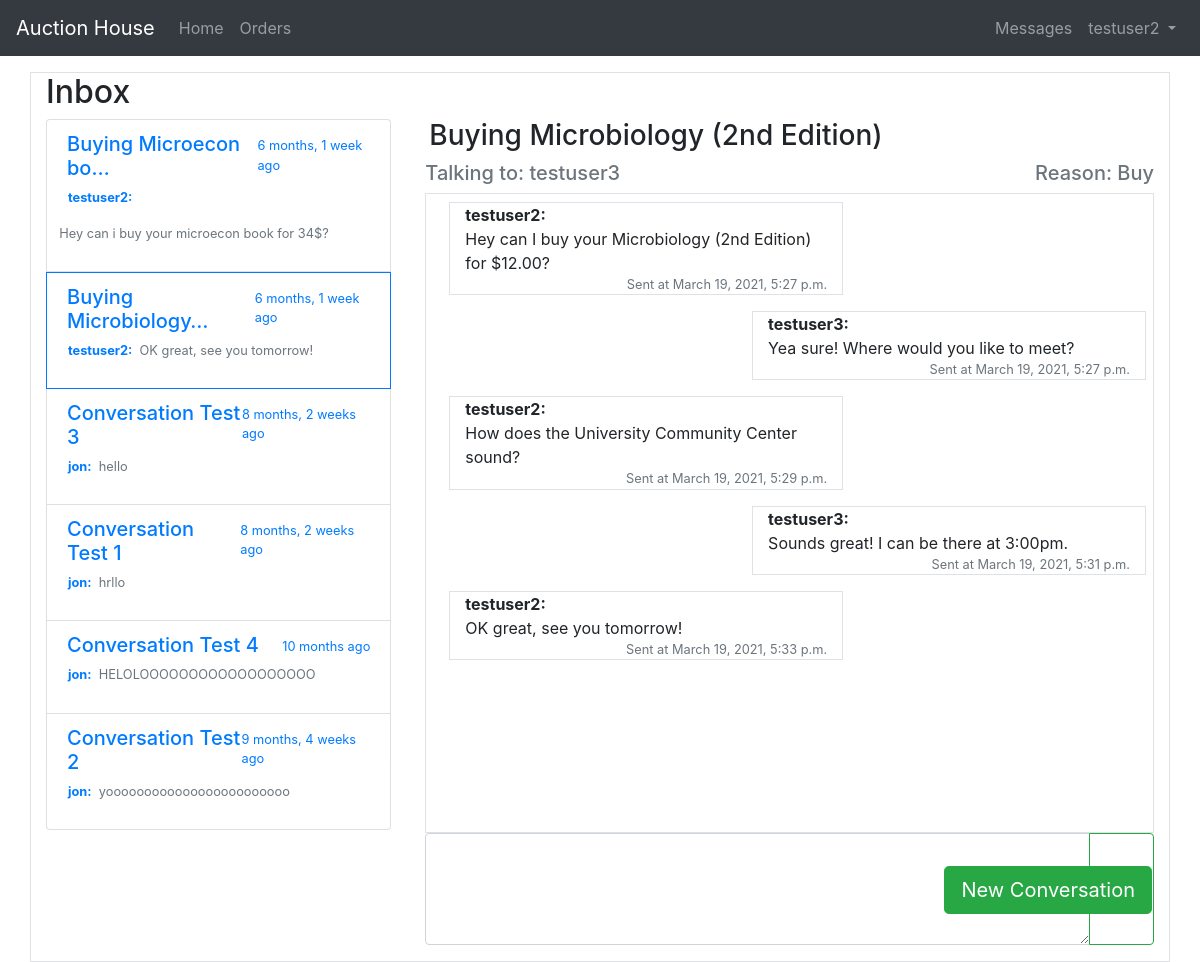
The app's page /messages/inbox/19 (signed in), older data.
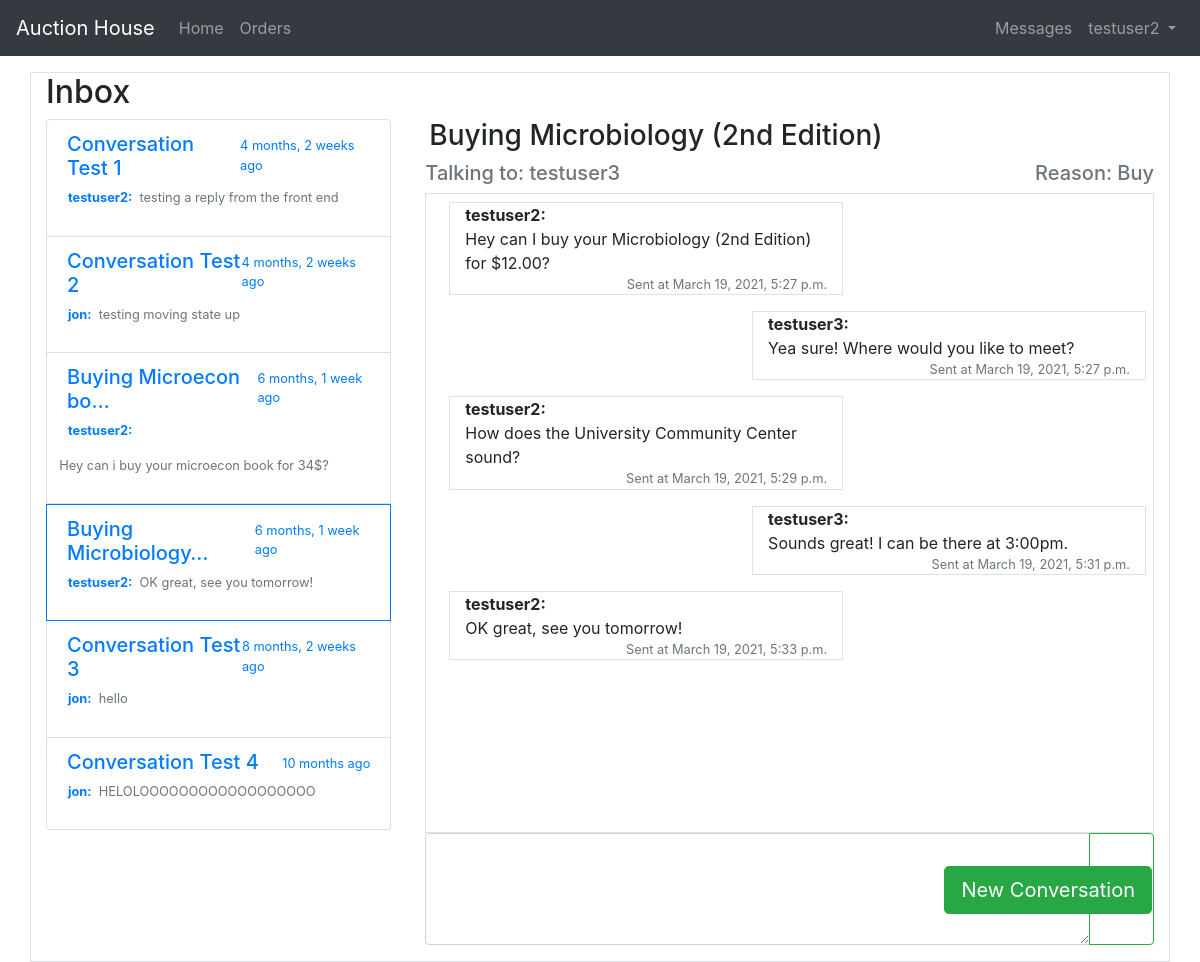
The same page, newer data.
### dmessages/models.py (models this page shows, shortened)
class Conversation(models.Model):
    reason_choices=[
        ('Buy', 'Buy'),
        ('Sell', 'Sell'),
        ('Other', 'Other')
    ]
    name = models.CharField(max_length = 50)
    created_at = models.DateTimeField(auto_now_add=True)
    created_by = models.ForeignKey(User, on_delete=models.CASCADE, related_name='created_by')
    modified_at = models.DateTimeField(auto_now=True)
    send_to = models.ForeignKey(User, on_delete=models.CASCADE, related_name='Conversation')
    reason = models.CharField(max_length=100, choices=reason_choices, default='Other')
    def last_message (self):
        return Message.objects.filter(conversation=self).last()

class Message(models.Model):
    conversation = models.ForeignKey(Conversation, on_delete=models.CASCADE, related_name='message')
    sender = models.ForeignKey(User, on_delete=models.CASCADE, related_name= 'sender')
    receiver = models.ForeignKey(User, on_delete=models.CASCADE, related_name= 'receiver')
    created_at = models.DateTimeField(auto_now_add=True)
    message = models.TextField()
    def __str__(self):
        return self.message

### dmessages/views.py (the view)
# urls.py: path('inbox/<int:pk>', inbox, name='inbox')
@login_required
def inbox(request, pk):
    queryset = Conversation.objects.filter(
        Q(created_by=request.user) |
        Q(send_to=request.user)
    ).order_by('-modified_at')
    template = 'inbox3.html'
    messages = Message.objects.all()
    convo_messages = Message.objects.filter(conversation = pk).order_by('created_at')
    last_message = convo_messages.last()
    user = request.user
    form = MessageForm()
    context = {
        'conversations': queryset,
        'messages': messages,
        'pk': pk,
        'user': user,
        'form': form,
        'last_message': last_message
    }
    if request.method == 'POST':
        form = MessageForm(request.POST)
        if form.is_valid():
            form_object = form.save(commit=False)
            form_object.conversation = Conversation.objects.get(id=pk)
            form_object.sender = request.user
            form_object.receiver = Conversation.objects.get(id=pk).send_to
            form_object.reason = 'Other'
            form_object.save()
            return render(request, template, context)
    else:
        form = MessageForm()
    return render(request, template, context)

### dmessages/forms.py
class MessageForm(ModelForm):
    class Meta:
        model = Message
        fields = ['message']

### templates/inbox3.html (shortened to what this page needs)
{% extends 'base.html' %}
{% load widget_tweaks %}
{% block content %}
<br>
<br>
<div class="container mt-4 border">
  <h2> Inbox </h2>
  <div class="row ">
    <div class="col-4 ">
      <div class="list-group pr-1" id="list-tab">
        {% for conversation in conversations %}
          <a class="list-group-item {% if conversation.id == pk %} border-primary border-top {% endif %}" id="list-home-list" href="{% url 'inbox' conversation.id %}" aria-controls="home">
            <div class="d-flex justify-content-between">
              <h5>{{conversation.name |truncatechars:20}}</h5>
              <small class="mt-1"> {{conversation.last_message.created_at|timesince}} ago</small>
            </div>
            <div class="row">
              {% if conversation.last_message %}
                <p class="font-weight-bold small ml-3"> {{conversation.last_message.sender}}:</p><p class="text-muted small">
                  &nbsp;     {{conversation.last_message}}
                </p>
            {% endif %}
          </div>
          </a>
        {% endfor %}
      </div>
    </div>
    <div class="col-8">
      <div class="tab-content" id="nav-tabContent">
        {% for conversation in conversations %}
        {% if conversation.id == pk%}
        <div class="row ml-1">
          <h3>{{conversation.name}}</h3>
        </div>
        <div class="row ">
          <div class="col">
            <h5 class="text-muted"> Talking to: {% if conversation.created_by == request.user %} {{conversation.send_to}} {% else %} {{conversation.created_by}} {% endif %}</h5>
          </div>
          <div class="col">
            <h5 class="text-right text-muted"> Reason: {{conversation.reason}}</h5>
          </div>
        </div>
        <div class="tab-pane fade show active" id="list-home" role="tabpanel" aria-labelledby="list-home-list">
          <div class="container border overflow-auto" style="height:40rem;">
            {% for message in messages %}
            {% if message.conversation.id == pk %}
            {% if message.sender == user %}
            <div class="row">
              <div class="col-7">
                <div class="container border m-2">
                  <p class="font-weight-bold mb-0"> {{message.sender}}:</p>
                  {{message.message}}
                  <br>
                  <p class=" small text-muted text-right m-0"> Sent at {{message.created_at}}</p>
                </div>
              </div>
            </div>
            {% else %}
            <div class="row justify-content-end">
              <div class="col-7 align-self-end">
                <div class="container border m-2 ">
                  <p class="font-weight-bold mb-0"> {{message.sender}}:</p>
                  {{message.message}}
                  <br>
                  <p class=" small text-muted text-right m-0"> Sent at {{message.created_at}}</p>
                </div>
              </div>
            </div>
            {% endif %}
            {% endif %}
            {% endfor %}
          </div>
        </div>
        {% endif %}
        {% endfor %}
      </div>
    </div>
  </div>
  <div class="row justify-content-end">
    <div class="col-8">
      <form class="form-group" method="POST">
        <div class="input-group">
          {% render_field form.message class="form-control" style="height:7rem;"%}
          <div class="input-group-append">
            <button class="btn btn-outline-success " style="height: 7rem" type="submit" name="button">
            </button>
          </div>
        </div>
      </form>
    </div>
  </div>
</div>
<div class="fixed-bottom" style="pointer-events: none;">
  <div class="container-fluid ">
    <div class="row justify-content-end">
      <a href="{% url 'new_conversation' %}"><button class="btn btn-success btn-lg rounded-4 mb-5 mr-5" type="button" data-toggle="modal" data-target="#add_order" style="pointer-events: all;"> New Conversation </button></a>
    </div>
  </div>
</div>
{% endblock content %}

Row changes from the older to the newer data that the page shows:
changed Conversation "Conversation Test 1": last_message.created_at "8 months, 2 weeks" → "4 months, 2 weeks"; last_message.sender "jon" → "testuser2"; last_message "hrllo" → "testing a reply from the front end"; moves up the list
changed Conversation "Conversation Test 2": last_message.created_at "9 months, 4 weeks" → "4 months, 2 weeks"; last_message "yoooooooooooooooooooooooo" → "testing moving state up"; moves up the list
